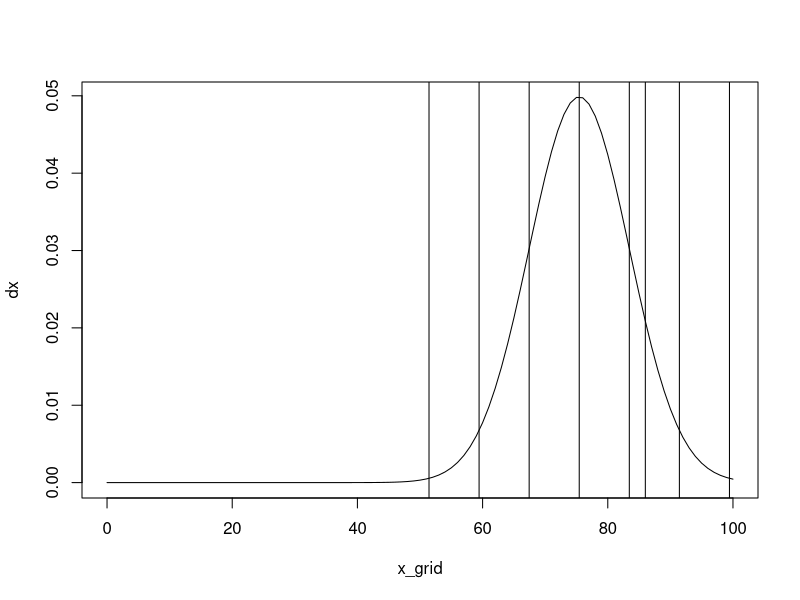

Recreate this plot in R.
mu = 75.44
sigma = 8

x_grid = seq(0, 100, by=1)


dx = dnorm(x_grid, mean=mu,sd=sigma)

plot(x_grid, dx, type='l')

grade = 86
z_grade = (grade-mu)/sigma

abline(v=grade)

for(i in -3:3){
  abline(v=mu+i*sigma)
}

pnorm(grade, mean=mu, sd=sigma, lower.tail = TRUE)
qnorm(0.9, mean=mu, sd=sigma, lower.tail=TRUE)

pnorm(-25.2, mean=5, sd=10)
qnorm(0.01, mean=5, sd=10)
